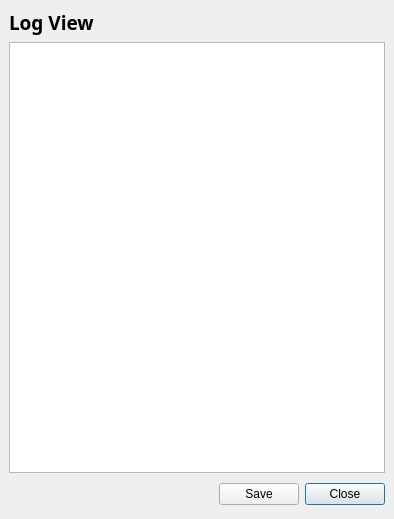
<?xml version="1.0" encoding="UTF-8"?>
<ui version="4.0">
 <class>udg::QLogViewerBase</class>
 <widget class="QDialog" name="udg::QLogViewerBase">
  <property name="geometry">
   <rect>
    <x>0</x>
    <y>0</y>
    <width>394</width>
    <height>519</height>
   </rect>
  </property>
  <property name="windowTitle">
   <string>Log View</string>
  </property>
  <property name="windowIcon">
   <iconset resource="../main/main.qrc">
    <normaloff>:/images/logs.png</normaloff>:/images/logs.png</iconset>
  </property>
  <layout class="QVBoxLayout">
   <property name="spacing">
    <number>6</number>
   </property>
   <property name="margin">
    <number>9</number>
   </property>
   <item>
    <layout class="QHBoxLayout">
     <property name="spacing">
      <number>6</number>
     </property>
     <property name="margin">
      <number>0</number>
     </property>
     <item>
      <widget class="QLabel" name="label">
       <property name="text">
        <string>&lt;html&gt;&lt;head&gt;&lt;meta name=&quot;qrichtext&quot; content=&quot;1&quot; /&gt;&lt;/head&gt;&lt;body style=&quot; white-space: pre-wrap; font-family:Sans Serif; font-size:9pt; font-weight:400; font-style:normal; text-decoration:none;&quot;&gt;&lt;p style=&quot; margin-top:0px; margin-bottom:0px; margin-left:0px; margin-right:0px; -qt-block-indent:0; text-indent:0px;&quot;&gt;&lt;span style=&quot; font-size:14pt; font-weight:600; color:#000000;&quot;&gt;Log View&lt;/span&gt;&lt;/p&gt;&lt;/body&gt;&lt;/html&gt;</string>
       </property>
      </widget>
     </item>
     <item>
      <spacer>
       <property name="orientation">
        <enum>Qt::Horizontal</enum>
       </property>
       <property name="sizeHint" stdset="0">
        <size>
         <width>181</width>
         <height>20</height>
        </size>
       </property>
      </spacer>
     </item>
     <item>
      <widget class="QLabel" name="label_2">
       <property name="text">
        <string/>
       </property>
       <property name="pixmap">
        <pixmap resource="../main/main.qrc">:/images/logs.png</pixmap>
       </property>
      </widget>
     </item>
    </layout>
   </item>
   <item>
    <widget class="QTextBrowser" name="m_logBrowser">
     <property name="lineWrapMode">
      <enum>QTextEdit::NoWrap</enum>
     </property>
     <property name="readOnly">
      <bool>true</bool>
     </property>
    </widget>
   </item>
   <item>
    <layout class="QHBoxLayout">
     <property name="spacing">
      <number>6</number>
     </property>
     <property name="margin">
      <number>0</number>
     </property>
     <item>
      <spacer>
       <property name="orientation">
        <enum>Qt::Horizontal</enum>
       </property>
       <property name="sizeHint" stdset="0">
        <size>
         <width>131</width>
         <height>31</height>
        </size>
       </property>
      </spacer>
     </item>
     <item>
      <widget class="QPushButton" name="m_saveButton">
       <property name="text">
        <string>Save</string>
       </property>
      </widget>
     </item>
     <item>
      <widget class="QPushButton" name="m_closeButton">
       <property name="text">
        <string>Close</string>
       </property>
       <property name="default">
        <bool>true</bool>
       </property>
      </widget>
     </item>
    </layout>
   </item>
  </layout>
 </widget>
 <resources>
  <include location="../main/main.qrc"/>
 </resources>
 <connections/>
</ui>
